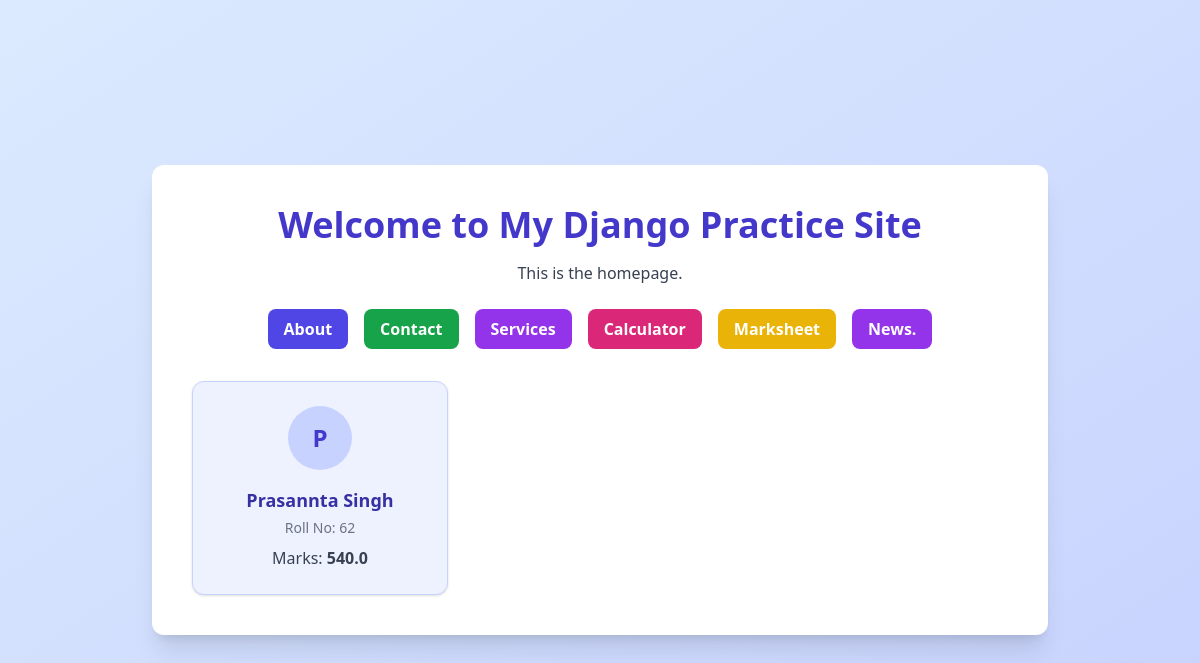
/, run on an earlier commit of the app's database.
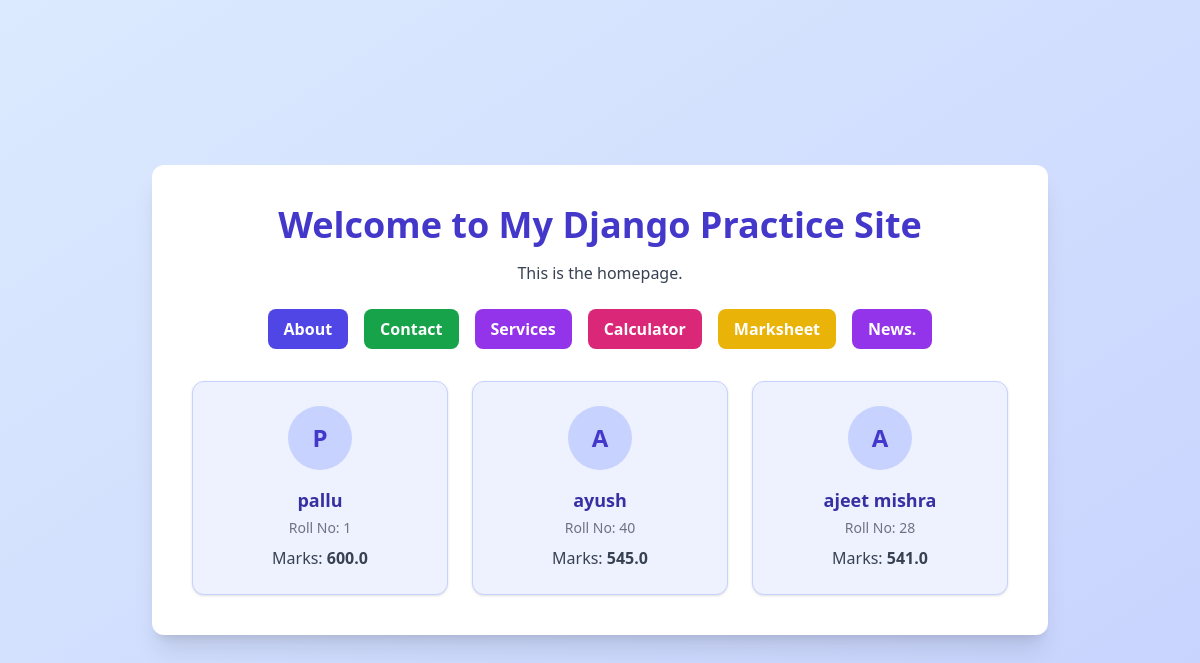
And on a later commit of the database.
### service/models.py (models this page shows, shortened)
class Student(models.Model):
    name = models.CharField(max_length=100)
    roll_number = models.IntegerField(unique=True)
    marks = models.FloatField()

### practice_project/views.py (the view)
# urls.py: path('', views.homePage,name='home'),
def homePage(request):
    serviceData=Student.objects.all().order_by('-marks')[:3] # sorted in decending order and limit the students by sclicing
    data={
        'serviceData':serviceData
    }
    return render(request,'home.html',data)

### templates/home.html (shortened to what this page needs)
<!DOCTYPE html>
<html lang="en">
  <head>
    <script src="https://cdn.tailwindcss.com"></script>
  </head>
  <body class="bg-gradient-to-br from-blue-100 to-indigo-200 min-h-screen flex items-center justify-center">
    <div class="bg-white shadow-xl rounded-xl p-10 w-full max-w-4xl mx-auto">
      <h1 class="text-4xl font-bold text-indigo-700 mb-4 text-center">Welcome to My Django Practice Site</h1>
      <p class="text-gray-700 mb-6 text-center">This is the homepage.</p>
      <nav class="flex flex-wrap justify-center gap-4 mb-8">
        <a href="about/" class="bg-indigo-600 hover:bg-indigo-700 text-white font-semibold py-2 px-4 rounded-lg transition duration-200">About</a>
        <a href="/contact/" class="bg-green-600 hover:bg-green-700 text-white font-semibold py-2 px-4 rounded-lg transition duration-200">Contact</a>
        <a href="/services/" class="bg-purple-600 hover:bg-purple-700 text-white font-semibold py-2 px-4 rounded-lg transition duration-200">Services</a>
        <a href="/calculator/" class="bg-pink-600 hover:bg-pink-700 text-white font-semibold py-2 px-4 rounded-lg transition duration-200">Calculator</a>
        <a href="/marksheet/" class="bg-yellow-500 hover:bg-yellow-600 text-white font-semibold py-2 px-4 rounded-lg transition duration-200">Marksheet</a>
        <a href="/news/" class="bg-purple-600 hover:bg-purple-700 text-white font-semibold py-2 px-4 rounded-lg transition duration-200">News.</a>
      </nav>
      {% if serviceData %}
      <div class="grid grid-cols-1 sm:grid-cols-2 md:grid-cols-3 gap-6 mt-8">
        {% for student in serviceData %}
        <div class="bg-indigo-50 border border-indigo-200 rounded-xl shadow p-6 flex flex-col items-center">
          <div class="w-16 h-16 rounded-full bg-indigo-200 flex items-center justify-center text-2xl font-bold text-indigo-700 mb-4">
            {{ student.name|slice:":1"|upper }}
          </div>
          <div class="text-lg font-semibold text-indigo-800 mb-1">{{ student.name }}</div>
          <div class="text-sm text-gray-500 mb-2">Roll No: {{ student.roll_number }}</div>
          <div class="text-base text-gray-700">Marks: <span class="font-bold">{{ student.marks }}</span></div>
        </div>
        {% endfor %}
      </div>
      {% else %}
      <div class="text-center text-gray-400 mt-8">No student data available.</div>
      {% endif %}
    </div>
  </body>
</html>
  </body>
</html>

What changed in the data, as far as the page shows it:
removed Student: name "P", name "Prasannta Singh", roll_number "62", marks "540.0"
added Student: name "P", name "pallu", roll_number "1", marks "600.0"
added Student: name "A", name "ayush", roll_number "40", marks "545.0"
added Student: name "A", name "ajeet mishra", roll_number "28", marks "541.0"
